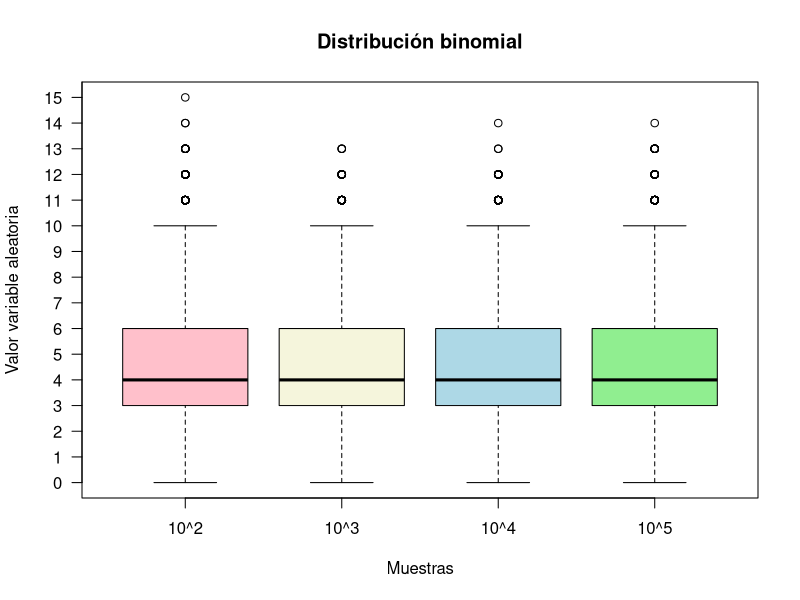
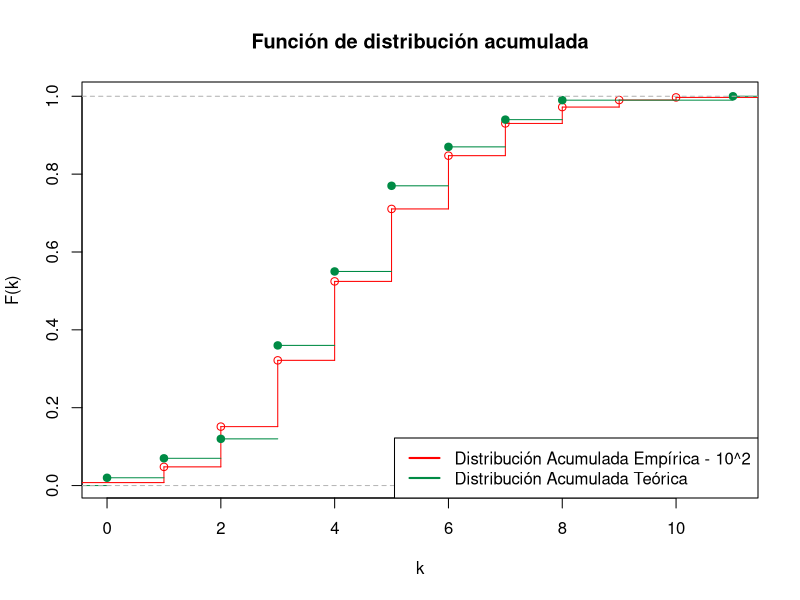
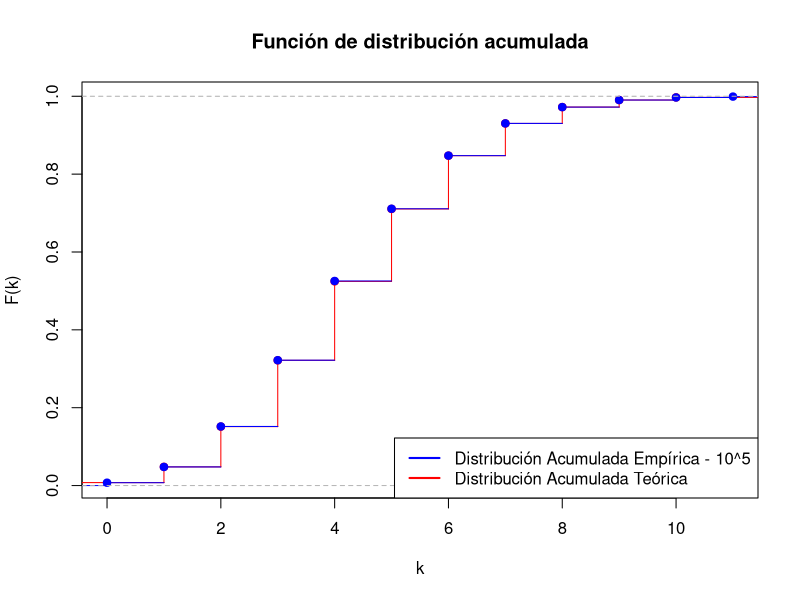
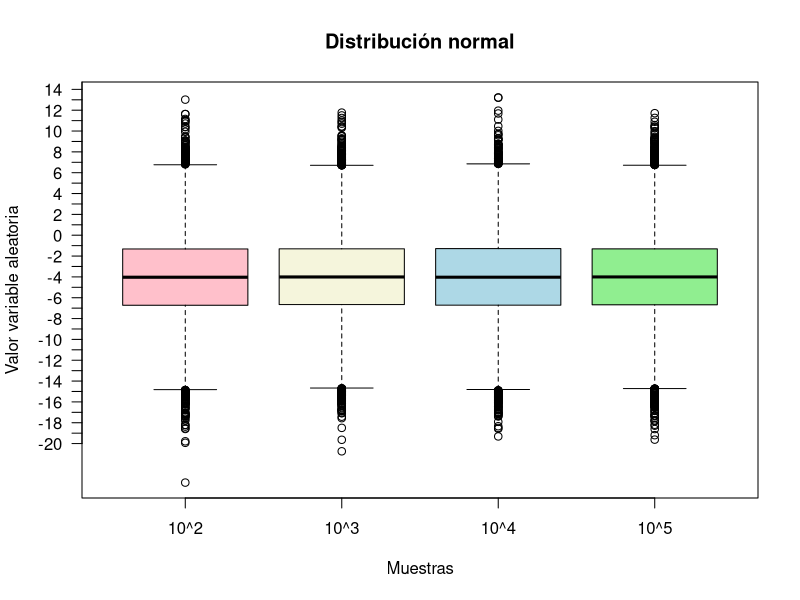
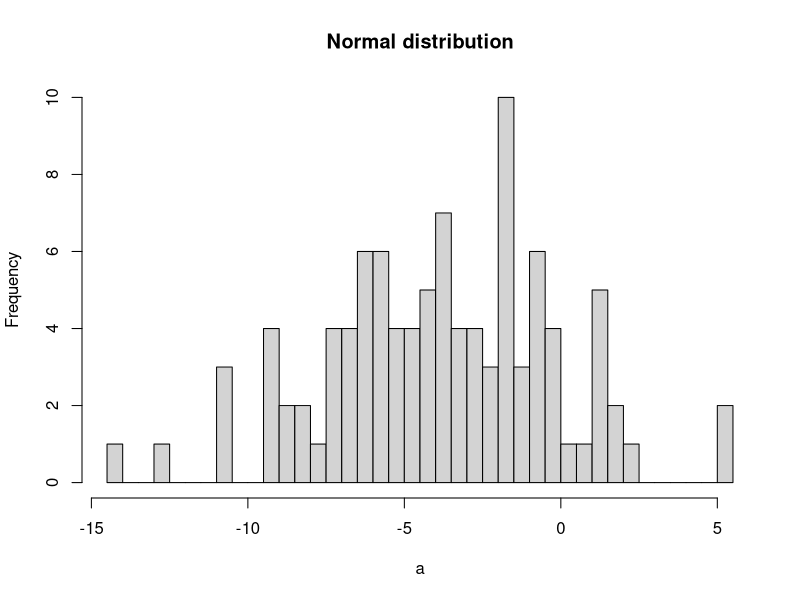
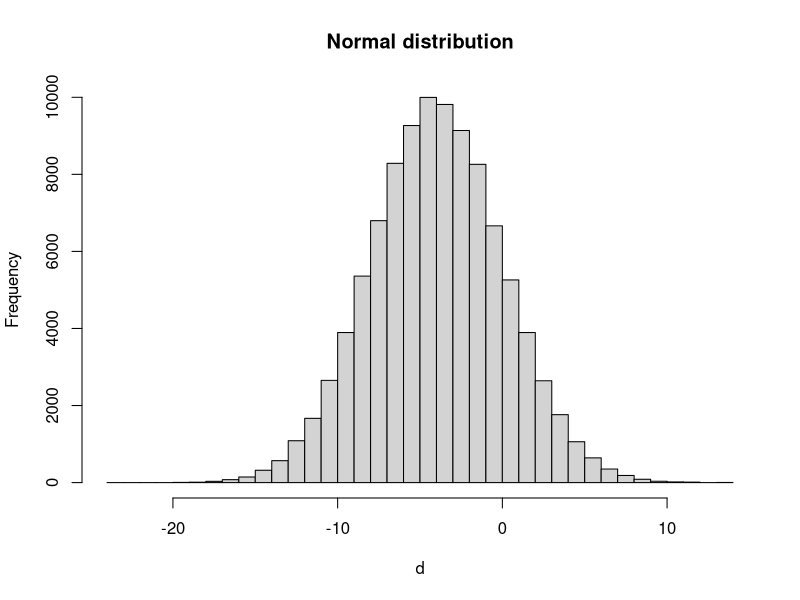
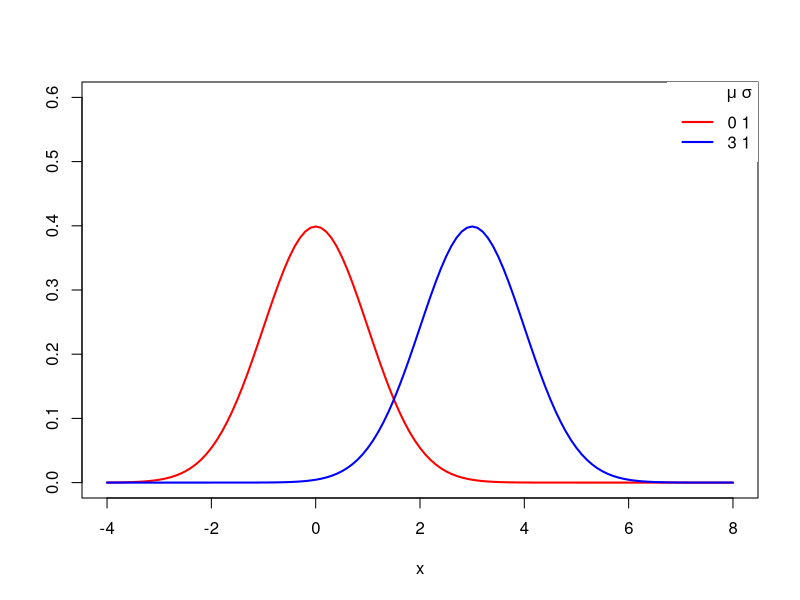

R code for these plots, in order:
# EJ 1
# distribución binoamial binomial (30 ,  0.15)
# n = 10 ^ (2 al 5)
# rbinom(
#       n,     Número de observaciones aleatorias a ser generadas
#       size,  Número de ensayos (> = 0)
#       prob)  La probabilidad de éxito en cada ensayo
a = rbinom(10^2,30, 0.15)
b = rbinom(10^3,30, 0.15)
c = rbinom(10^4,30, 0.15)
d = rbinom(10^5,30, 0.15)

randomValues <- c(a,b,c,d)

data <- data.frame(values =randomValues,
                   group = c("10^2","10^3","10^4","10^5"))

boxplot(values ~ group,
        data, 
        col = c("pink",
                "beige", 
                "lightblue", 
                "lightgreen"),
        main = "Distribución binomial",
        xlab = "Muestras",
        ylab = "Valor variable aleatoria",
        yaxt='n')
axis(2, at=seq(0, 30, 1),las=2)


# Esperanza Empírica
espA = mean(a)
espB = mean(b)
espC = mean(c)
espD = mean(d)

# Esperanza Teorica
espT = 30*0.15

# Varianza Empirica
varA = var(a)
varB = var(b)
varC = var(c)
varD = var(d)

# Varianza Teorica
varT = 30*0.15*0.85

# Función de distribución acumulada empirica
distA = ecdf(a)
distD = ecdf(d)

# Función de distribución teórica y empirica
plot(stepfun(c(1:10),pbinom(c(0,1:10),30,0.15)), 
     main = "Función de distribución acumulada", 
     xlab = "k",
     ylab = "F(k)",
     col="red")
lines(distA, col="springgreen4")
legend("bottomright", 
       legend = c("Distribución Acumulada Empírica - 10^2",
                  "Distribución Acumulada Teórica"),
       lty = 1, col = c("red","springgreen4"), lwd = 2, box.lty =1)

plot(stepfun(c(1:10),pbinom(c(0,1:10),30,0.15)), 
     main = "Función de distribución acumulada", 
     xlab = "k",
     ylab = "F(k)",
     col="red")
lines(distD, col="blue")
legend("bottomright", 
       legend = c("Distribución Acumulada Empírica - 10^5",
                  "Distribución Acumulada Teórica"),
       lty = 1, col = c("blue","red"), lwd = 2, box.lty =1)



# EJ 2
# Distribución Normal(-4,16)
# n = 10 ^ (2 al 5)

a = rnorm(10^2,-4, sqrt(16))
b = rnorm(10^3,-4, sqrt(16))
c = rnorm(10^4,-4, sqrt(16))
d = rnorm(10^5,-4, sqrt(16))

randomValues <- c(a,b,c,d)
data <- data.frame(values =randomValues,
                   group = c("10^2","10^3","10^4","10^5"))
# Explicar diferencia de los boxplots por funcionamiento de cajas
boxplot(values ~ group,
        data, 
        col = c("pink",
                "beige", 
                "lightblue", 
                "lightgreen"),
        main = "Distribución normal",
        xlab = "Muestras",
        ylab = "Valor variable aleatoria", 
        yaxt='n')
axis(2, at=seq(-20, 20, 1),las=2)

# Esperanza Teórica
espT = -4

# Varianza Teórica
varT = 16

# Esperanza Empírica
espA = mean(a)
espB = mean(b)
espC = mean(c)
espD = mean(d)

# Varianza Empirica
varA = var(a)
varB = var(b)
varC = var(c)
varD = var(d)

# Histogramas
x <- seq(-20, 10, 1)
hist(a, main="Normal distribution", breaks = 50)
hist(d, main="Normal distribution", breaks = 50)

# https://r-coder.com/normal-distribution-r/
# Grid of X-axis values
x <- seq(-4, 8, 0.1)

#-----------------------------------------
# Same standard deviation, different mean
#-----------------------------------------
# Mean 0, sd 1
plot(x, dnorm(x, mean = 0, sd = 1), type = "l",
     ylim = c(0, 0.6), ylab = "", lwd = 2, col = "red")
# Mean 3, sd 1
lines(x, dnorm(x, mean = 3, sd = 1), col = "blue", lty = 1, lwd = 2)

# Adding a legend
legend("topright", legend = c("0 1", "3 1"), col = c("red", "blue"),
       title = expression(paste(mu, " ", sigma)),
       title.adj = 0.9, lty = 1, lwd = 2, box.lty = 0)
